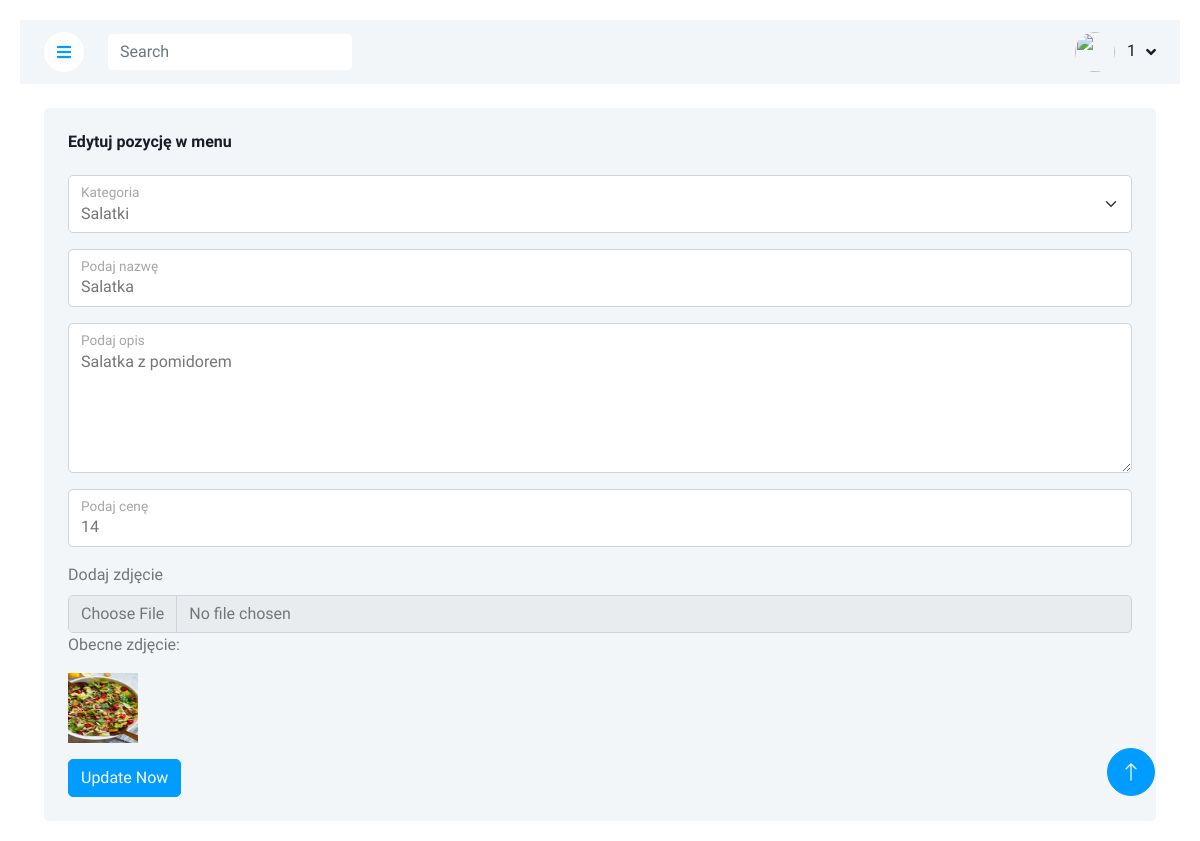
The page /admin/menu_edit.php?a=14 (signed in) on the database its author committed.
### tables this page shows
CREATE TABLE `menu` (
  `id` bigint(12) NOT NULL,
  `category` varchar(100) NOT NULL,
  `sub_cat` varchar(120) NOT NULL,
  `title` varchar(100) NOT NULL,
  `description` text NOT NULL,
  `price` bigint(6) NOT NULL,
  `image` text NOT NULL
);

### admin/menu_edit.php (the view, shortened to what this page needs)
<?php include "../connect.php"; ?>
<?php
$id = $_GET['a'];
$result = mysqli_query($con, "SELECT * FROM menu WHERE id = '$id'");
$item = mysqli_fetch_assoc($result);
?>
<!DOCTYPE html>
<html lang="en">
<head>
    <link href="https://cdnjs.cloudflare.com/ajax/libs/font-awesome/5.10.0/css/all.min.css" rel="stylesheet">
    <link href="https://cdn.jsdelivr.net/npm/bootstrap-icons@1.4.1/font/bootstrap-icons.css" rel="stylesheet">
    <link href="lib/owlcarousel/assets/owl.carousel.min.css" rel="stylesheet">
    <link href="lib/tempusdominus/css/tempusdominus-bootstrap-4.min.css" rel="stylesheet" />
    <link href="css/bootstrap.min.css" rel="stylesheet">
    <link href="css/style.css" rel="stylesheet">
</head>
<body>
    <div class="container-xxl position-relative bg-white d-flex p-0">
        <div class="content">
        <?php include 'navbar.php'; ?>
            <div class="container-fluid pt-4 px-4">
                <div class="row g-4">
                    <div class="col-sm-12 col-xl-12">
                        <div class="bg-light rounded h-100 p-4">
                            <h6 class="mb-4">Edytuj pozycję w menu</h6>
                            <form action="" method="post" enctype="multipart/form-data">
                                <div class="form-floating mb-3">
                                    <select class="form-select" name="cat" id="floatingCategory" required>
                                        <?php
                                        $result = mysqli_query($con, "SELECT DISTINCT catnm FROM food_cat");
                                        while ($row = mysqli_fetch_assoc($result)) {
                                            $selected = ($row['catnm'] == $item['category']) ? 'selected' : '';
                                            echo "<option value='" . $row['catnm'] . "' $selected>" . $row['catnm'] . "</option>";
                                        }
                                        ?>
                                    </select>
                                    <label for="floatingCategory">Kategoria</label>
                                </div>
                                <div class="form-floating mb-3">
                                    <input type="text" class="form-control" id="floatingTitle" name="title" placeholder="Podaj nazwę" value="<?php echo $item['title']; ?>" required>
                                    <label for="floatingTitle">Podaj nazwę</label>
                                </div>
                                <div class="form-floating mb-3">
                                    <textarea class="form-control" placeholder="Podaj opis" id="floatingDetail" name="detail" style="height: 150px;" required><?php echo $item['description']; ?></textarea>
                                    <label for="floatingDetail">Podaj opis</label>
                                </div>
                                <div class="form-floating mb-3">
                                    <input type="number"  class="form-control" id="floatingPrice" name="price" placeholder="Podaj cenę" value="<?php echo $item['price']; ?>" required>
                                    <label for="floatingPrice">Podaj cenę</label>
                                </div>
                                <div class="mb-3">
                                    <label for="formFile" class="form-label">Dodaj zdjęcie</label>
                                    <input class="form-control" type="file" id="formFile" name="img">
                                    <p>Obecne zdjęcie:</p>
                                    <img src="<?php echo $item['image']; ?>" width="70" height="70" alt="<?php echo $item['title']; ?>">
                                </div>
                                <button type="submit" class="btn btn-primary">Update Now</button>
                            </form>
                        </div>
                    </div>
                </div>
            </div>
        </div>
        <a href="#" class="btn btn-lg btn-primary btn-lg-square back-to-top"><i class="bi bi-arrow-up"></i></a>
    </div>
</body>
</html>

### admin/css/style.css (style rules this page uses)
:root { --primary: #009CFF; --light: #F3F6F9; --dark: #191C24; }
.back-to-top { position: fixed; display: none; right: 45px; bottom: 45px; z-index: 99; }
.btn { transition: .5s; }
.btn.btn-primary { color: #FFFFFF; }
.btn-lg-square { width: 48px; height: 48px; }
.btn-square, .btn-sm-square, .btn-lg-square { padding: 0; display: inline-flex; align-items: center; justify-content: center; font-weight: normal; border-radius: 50px; }
.content { margin-left: 250px; min-height: 100vh; background: #FFFFFF; transition: margin-left 0.5s; width: 1000%; padding: 20px; }
@media (min-width: 992px) { .content { margin-left: 0; } }

### rows shown on the page
menu: title "Salatka", detail "Salatka z pomidorem", price "14", image (picture)

### other values the page prints
$uid "1"
form field cat "Salatki"
